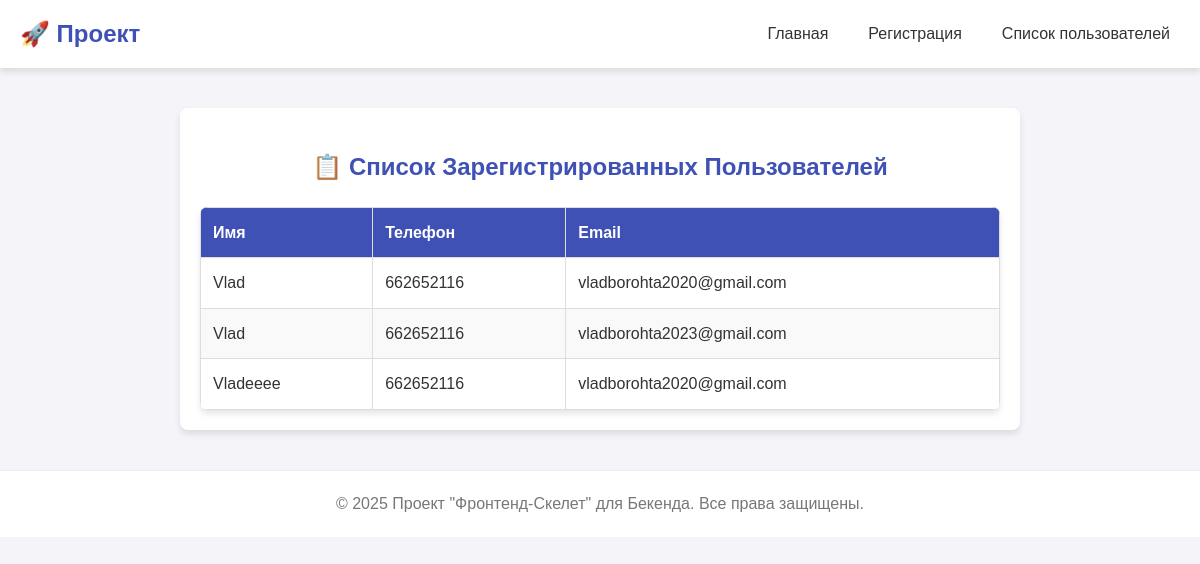
The app's page /users/, older data.
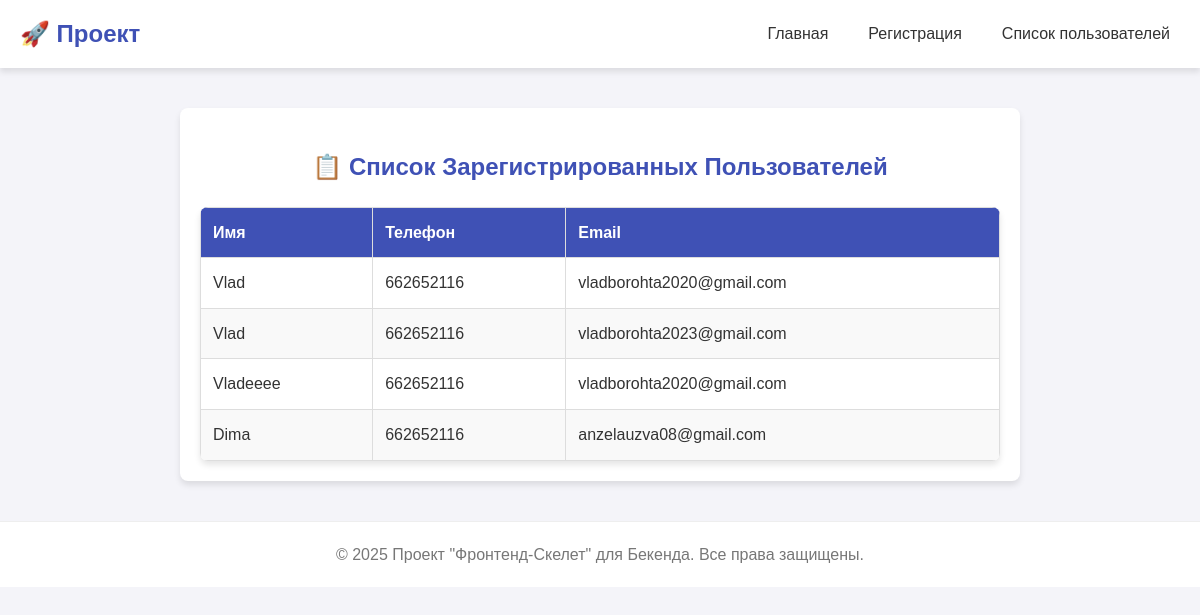
The same page, newer data.
### Home1/models.py (models this page shows)
class UserProfile(models.Model): # Лучше назвать модель в соответствии с её целью
    name = models.CharField(max_length=100) # Вместо text
    phone = models.IntegerField() # Вместо number
    email = models.EmailField()

### Home1/views.py (the view)
# urls.py: path("users/", views.users, name="users"),
def users(request):
    all_users = UserProfile.objects.all()
    contex = {
        'users': all_users
    }
    return render(request, template_name="users.html", context=contex)

### templates/users.html (shortened to what this page needs)
{% extends "base.html" %}
{% block content %}
    <main class="container">
        <h2>📋 Список Зарегистрированных Пользователей</h2>
        <table class="user-table">
            <thead>
                <tr>
                    <th>Имя</th>
                    <th>Телефон</th>
                    <th>Email</th>
                </tr>
            </thead>
            <tbody>
                {% for user in users %}
                <tr>
                    <td>{{ user.name }}</td>
                    <td>{{ user.phone }}</td>
                    <td>{{ user.email }}</td>
                </tr>
                {% endfor %}
            </tbody>
        </table>
    </main>
    <footer>
        &copy; 2025 Проект "Фронтенд-Скелет" для Бекенда. Все права защищены.
    </footer>
{% endblock %}

Row changes from the older to the newer data that the page shows:
added UserProfile: name "Dima", phone "662652116", email "anzelauzva08@gmail.com"
